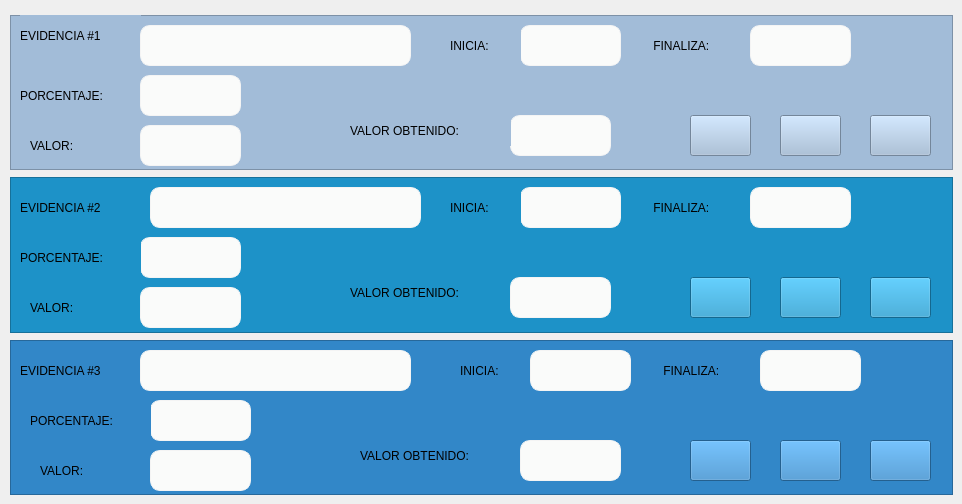
     <widget class="QWidget" name="tab_3">
      <attribute name="title">
       <string>TEMA 3</string>
      </attribute>
      <widget class="QFrame" name="frame_22">
       <property name="geometry">
        <rect>
         <x>10</x>
         <y>340</y>
         <width>943</width>
         <height>155</height>
        </rect>
       </property>
       <property name="styleSheet">
        <string notr="true">background-color: rgb(50, 135, 200);</string>
       </property>
       <property name="frameShape">
        <enum>QFrame::StyledPanel</enum>
       </property>
       <property name="frameShadow">
        <enum>QFrame::Raised</enum>
       </property>
       <widget class="QPushButton" name="pushButton_58">
        <property name="geometry">
         <rect>
          <x>680</x>
          <y>100</y>
          <width>61</width>
          <height>41</height>
         </rect>
        </property>
        <property name="text">
         <string/>
        </property>
        <property name="icon">
         <iconset>
          <normaloff>D:/Users/MAL19/Downloads/archivo.png</normaloff>D:/Users/MAL19/Downloads/archivo.png</iconset>
        </property>
        <property name="iconSize">
         <size>
          <width>35</width>
          <height>35</height>
         </size>
        </property>
       </widget>
       <widget class="QPushButton" name="pushButton_59">
        <property name="geometry">
         <rect>
          <x>860</x>
          <y>100</y>
          <width>61</width>
          <height>41</height>
         </rect>
        </property>
        <property name="text">
         <string/>
        </property>
        <property name="icon">
         <iconset>
          <normaloff>D:/Users/MAL19/Downloads/lista-de-verificacion.png</normaloff>D:/Users/MAL19/Downloads/lista-de-verificacion.png</iconset>
        </property>
        <property name="iconSize">
         <size>
          <width>35</width>
          <height>35</height>
         </size>
        </property>
       </widget>
       <widget class="QPushButton" name="pushButton_60">
        <property name="geometry">
         <rect>
          <x>770</x>
          <y>100</y>
          <width>61</width>
          <height>41</height>
         </rect>
        </property>
        <property name="text">
         <string/>
        </property>
        <property name="icon">
         <iconset>
          <normaloff>D:/Users/MAL19/Downloads/subir.png</normaloff>D:/Users/MAL19/Downloads/subir.png</iconset>
        </property>
        <property name="iconSize">
         <size>
          <width>35</width>
          <height>35</height>
         </size>
        </property>
       </widget>
       <widget class="QLabel" name="label_56">
        <property name="geometry">
         <rect>
          <x>10</x>
          <y>10</y>
          <width>121</width>
          <height>41</height>
         </rect>
        </property>
        <property name="styleSheet">
         <string notr="true">font: 75 10pt &quot;MS Shell Dlg 2&quot;;</string>
        </property>
        <property name="text">
         <string>EVIDENCIA #3</string>
        </property>
       </widget>
       <widget class="QLabel" name="label_57">
        <property name="geometry">
         <rect>
          <x>30</x>
          <y>110</y>
          <width>61</width>
          <height>41</height>
         </rect>
        </property>
        <property name="styleSheet">
         <string notr="true">font: 75 10pt &quot;MS Shell Dlg 2&quot;;</string>
        </property>
        <property name="text">
         <string>VALOR:</string>
        </property>
       </widget>
       <widget class="QLabel" name="label_58">
        <property name="geometry">
         <rect>
          <x>350</x>
          <y>100</y>
          <width>161</width>
          <height>31</height>
         </rect>
        </property>
        <property name="styleSheet">
         <string notr="true">font: 75 10pt &quot;MS Shell Dlg 2&quot;;</string>
        </property>
        <property name="text">
         <string>VALOR OBTENIDO:</string>
        </property>
       </widget>
       <widget class="QLineEdit" name="materia_56">
        <property name="geometry">
         <rect>
          <x>130</x>
          <y>10</y>
          <width>271</width>
          <height>41</height>
         </rect>
        </property>
        <property name="font">
         <font>
          <family>Segoe UI</family>
          <pointsize>12</pointsize>
         </font>
        </property>
        <property name="styleSheet">
         <string notr="true">QLineEdit{
background-color:#fafbfa;
border-radius:10px;
border:1px solid #f4f4f4;
text-aling:center;
}
</string>
        </property>
        <property name="readOnly">
         <bool>true</bool>
        </property>
       </widget>
       <widget class="QLineEdit" name="materia_57">
        <property name="geometry">
         <rect>
          <x>140</x>
          <y>60</y>
          <width>101</width>
          <height>41</height>
         </rect>
        </property>
        <property name="font">
         <font>
          <family>Segoe UI</family>
          <pointsize>12</pointsize>
         </font>
        </property>
        <property name="styleSheet">
         <string notr="true">QLineEdit{
background-color:#fafbfa;
border-radius:10px;
border:1px solid #f4f4f4;
text-aling:center;
}
</string>
        </property>
        <property name="readOnly">
         <bool>true</bool>
        </property>
       </widget>
       <widget class="QLabel" name="label_59">
        <property name="geometry">
         <rect>
          <x>450</x>
          <y>10</y>
          <width>71</width>
          <height>41</height>
         </rect>
        </property>
        <property name="styleSheet">
         <string notr="true">font: 75 10pt &quot;MS Shell Dlg 2&quot;;</string>
        </property>
        <property name="text">
         <string>INICIA:</string>
        </property>
       </widget>
       <widget class="QLabel" name="label_60">
        <property name="geometry">
         <rect>
          <x>650</x>
          <y>10</y>
          <width>91</width>
          <height>41</height>
         </rect>
        </property>
        <property name="styleSheet">
         <string notr="true">font: 75 10pt &quot;MS Shell Dlg 2&quot;;</string>
        </property>
        <property name="text">
         <string> FINALIZA:</string>
        </property>
       </widget>
       <widget class="QLineEdit" name="materia_58">
        <property name="geometry">
         <rect>
          <x>140</x>
          <y>110</y>
          <width>101</width>
          <height>41</height>
         </rect>
        </property>
        <property name="font">
         <font>
          <family>Segoe UI</family>
          <pointsize>12</pointsize>
         </font>
        </property>
        <property name="styleSheet">
         <string notr="true">QLineEdit{
background-color:#fafbfa;
border-radius:10px;
border:1px solid #f4f4f4;
text-aling:center;
}
</string>
        </property>
        <property name="text">
         <string/>
        </property>
        <property name="readOnly">
         <bool>true</bool>
        </property>
       </widget>
       <widget class="QLineEdit" name="materia_59">
        <property name="geometry">
         <rect>
          <x>510</x>
          <y>100</y>
          <width>101</width>
          <height>41</height>
         </rect>
        </property>
        <property name="font">
         <font>
          <family>Segoe UI</family>
          <pointsize>12</pointsize>
         </font>
        </property>
        <property name="styleSheet">
         <string notr="true">QLineEdit{
background-color:#fafbfa;
border-radius:10px;
border:1px solid #f4f4f4;
text-aling:center;
}
</string>
        </property>
        <property name="text">
         <string/>
        </property>
        <property name="readOnly">
         <bool>true</bool>
        </property>
       </widget>
       <widget class="QLineEdit" name="materia_60">
        <property name="geometry">
         <rect>
          <x>750</x>
          <y>10</y>
          <width>101</width>
          <height>41</height>
         </rect>
        </property>
        <property name="font">
         <font>
          <family>Segoe UI</family>
          <pointsize>12</pointsize>
         </font>
        </property>
        <property name="styleSheet">
         <string notr="true">QLineEdit{
background-color:#fafbfa;
border-radius:10px;
border:1px solid #f4f4f4;
text-aling:center;
}
</string>
        </property>
        <property name="text">
         <string/>
        </property>
        <property name="readOnly">
         <bool>true</bool>
        </property>
       </widget>
       <widget class="QLabel" name="label_61">
        <property name="geometry">
         <rect>
          <x>20</x>
          <y>60</y>
          <width>121</width>
          <height>41</height>
         </rect>
        </property>
        <property name="styleSheet">
         <string notr="true">font: 75 10pt &quot;MS Shell Dlg 2&quot;;</string>
        </property>
        <property name="text">
         <string>PORCENTAJE:</string>
        </property>
       </widget>
       <widget class="QLineEdit" name="materia_61">
        <property name="geometry">
         <rect>
          <x>520</x>
          <y>10</y>
          <width>101</width>
          <height>41</height>
         </rect>
        </property>
        <property name="font">
         <font>
          <family>Segoe UI</family>
          <pointsize>12</pointsize>
         </font>
        </property>
        <property name="styleSheet">
         <string notr="true">QLineEdit{
background-color:#fafbfa;
border-radius:10px;
border:1px solid #f4f4f4;
text-aling:center;
}
</string>
        </property>
        <property name="readOnly">
         <bool>true</bool>
        </property>
       </widget>
      </widget>
      <widget class="QFrame" name="frame_21">
       <property name="geometry">
        <rect>
         <x>10</x>
         <y>15</y>
         <width>943</width>
         <height>155</height>
        </rect>
       </property>
       <property name="styleSheet">
        <string notr="true">background-color: rgb(162, 188, 216);</string>
       </property>
       <property name="frameShape">
        <enum>QFrame::StyledPanel</enum>
       </property>
       <property name="frameShadow">
        <enum>QFrame::Raised</enum>
       </property>
       <widget class="QPushButton" name="pushButton_55">
        <property name="geometry">
         <rect>
          <x>680</x>
          <y>100</y>
          <width>61</width>
          <height>41</height>
         </rect>
        </property>
        <property name="text">
         <string/>
        </property>
        <property name="icon">
         <iconset>
          <normaloff>D:/Users/MAL19/Downloads/archivo.png</normaloff>D:/Users/MAL19/Downloads/archivo.png</iconset>
        </property>
        <property name="iconSize">
         <size>
          <width>35</width>
          <height>35</height>
         </size>
        </property>
       </widget>
       <widget class="QPushButton" name="pushButton_56">
        <property name="geometry">
         <rect>
          <x>860</x>
          <y>100</y>
          <width>61</width>
          <height>41</height>
         </rect>
        </property>
        <property name="text">
         <string/>
        </property>
        <property name="icon">
         <iconset>
          <normaloff>D:/Users/MAL19/Downloads/lista-de-verificacion.png</normaloff>D:/Users/MAL19/Downloads/lista-de-verificacion.png</iconset>
        </property>
        <property name="iconSize">
         <size>
          <width>35</width>
          <height>35</height>
         </size>
        </property>
       </widget>
       <widget class="QPushButton" name="pushButton_57">
        <property name="geometry">
         <rect>
          <x>770</x>
          <y>100</y>
          <width>61</width>
          <height>41</height>
         </rect>
        </property>
        <property name="text">
         <string/>
        </property>
        <property name="icon">
         <iconset>
          <normaloff>D:/Users/MAL19/Downloads/subir.png</normaloff>D:/Users/MAL19/Downloads/subir.png</iconset>
        </property>
        <property name="iconSize">
         <size>
          <width>35</width>
          <height>35</height>
         </size>
        </property>
       </widget>
       <widget class="QLabel" name="label_50">
        <property name="geometry">
         <rect>
          <x>10</x>
          <y>0</y>
          <width>121</width>
          <height>41</height>
         </rect>
        </property>
        <property name="styleSheet">
         <string notr="true">font: 75 10pt &quot;MS Shell Dlg 2&quot;;</string>
        </property>
        <property name="text">
         <string>EVIDENCIA #1</string>
        </property>
       </widget>
       <widget class="QLineEdit" name="materia_50">
        <property name="geometry">
         <rect>
          <x>130</x>
          <y>10</y>
          <width>271</width>
          <height>41</height>
         </rect>
        </property>
        <property name="font">
         <font>
          <family>Segoe UI</family>
          <pointsize>12</pointsize>
         </font>
        </property>
        <property name="styleSheet">
         <string notr="true">QLineEdit{
background-color:#fafbfa;
border-radius:10px;
border:1px solid #f4f4f4;
text-aling:center;
}
</string>
        </property>
        <property name="readOnly">
         <bool>true</bool>
        </property>
       </widget>
       <widget class="QLabel" name="label_51">
        <property name="geometry">
         <rect>
          <x>10</x>
          <y>60</y>
          <width>121</width>
          <height>41</height>
         </rect>
        </property>
        <property name="styleSheet">
         <string notr="true">font: 75 10pt &quot;MS Shell Dlg 2&quot;;</string>
        </property>
        <property name="text">
         <string>PORCENTAJE:</string>
        </property>
       </widget>
       <widget class="QLineEdit" name="materia_51">
        <property name="geometry">
         <rect>
          <x>130</x>
          <y>60</y>
          <width>101</width>
          <height>41</height>
         </rect>
        </property>
        <property name="font">
         <font>
          <family>Segoe UI</family>
          <pointsize>12</pointsize>
         </font>
        </property>
        <property name="styleSheet">
         <string notr="true">QLineEdit{
background-color:#fafbfa;
border-radius:10px;
border:1px solid #f4f4f4;
text-aling:center;
}
</string>
        </property>
        <property name="readOnly">
         <bool>true</bool>
        </property>
       </widget>
       <widget class="QLineEdit" name="materia_52">
        <property name="geometry">
         <rect>
          <x>510</x>
          <y>10</y>
          <width>101</width>
          <height>41</height>
         </rect>
        </property>
        <property name="font">
         <font>
          <family>Segoe UI</family>
          <pointsize>12</pointsize>
         </font>
        </property>
        <property name="styleSheet">
         <string notr="true">QLineEdit{
background-color:#fafbfa;
border-radius:10px;
border:1px solid #f4f4f4;
text-aling:center;
}
</string>
        </property>
        <property name="readOnly">
         <bool>true</bool>
        </property>
       </widget>
       <widget class="QLabel" name="label_52">
        <property name="geometry">
         <rect>
          <x>440</x>
          <y>10</y>
          <width>71</width>
          <height>41</height>
         </rect>
        </property>
        <property name="styleSheet">
         <string notr="true">font: 75 10pt &quot;MS Shell Dlg 2&quot;;</string>
        </property>
        <property name="text">
         <string>INICIA:</string>
        </property>
       </widget>
       <widget class="QLineEdit" name="materia_53">
        <property name="geometry">
         <rect>
          <x>740</x>
          <y>10</y>
          <width>101</width>
          <height>41</height>
         </rect>
        </property>
        <property name="font">
         <font>
          <family>Segoe UI</family>
          <pointsize>12</pointsize>
         </font>
        </property>
        <property name="styleSheet">
         <string notr="true">QLineEdit{
background-color:#fafbfa;
border-radius:10px;
border:1px solid #f4f4f4;
text-aling:center;
}
</string>
        </property>
        <property name="text">
         <string/>
        </property>
        <property name="readOnly">
         <bool>true</bool>
        </property>
       </widget>
       <widget class="QLabel" name="label_53">
        <property name="geometry">
         <rect>
          <x>640</x>
          <y>10</y>
          <width>91</width>
          <height>41</height>
         </rect>
        </property>
        <property name="styleSheet">
         <string notr="true">font: 75 10pt &quot;MS Shell Dlg 2&quot;;</string>
        </property>
        <property name="text">
         <string> FINALIZA:</string>
        </property>
       </widget>
       <widget class="QLineEdit" name="materia_54">
        <property name="geometry">
         <rect>
          <x>130</x>
          <y>110</y>
          <width>101</width>
          <height>41</height>
         </rect>
        </property>
        <property name="font">
         <font>
          <family>Segoe UI</family>
          <pointsize>12</pointsize>
         </font>
        </property>
        <property name="styleSheet">
         <string notr="true">QLineEdit{
background-color:#fafbfa;
border-radius:10px;
border:1px solid #f4f4f4;
text-aling:center;
}
</string>
        </property>
        <property name="text">
         <string/>
        </property>
        <property name="readOnly">
         <bool>true</bool>
        </property>
       </widget>
       <widget class="QLabel" name="label_54">
        <property name="geometry">
         <rect>
          <x>20</x>
          <y>110</y>
          <width>61</width>
          <height>41</height>
         </rect>
        </property>
        <property name="styleSheet">
         <string notr="true">font: 75 10pt &quot;MS Shell Dlg 2&quot;;</string>
        </property>
        <property name="text">
         <string>VALOR:</string>
        </property>
       </widget>
       <widget class="QLineEdit" name="materia_55">
        <property name="geometry">
         <rect>
          <x>500</x>
          <y>100</y>
          <width>101</width>
          <height>41</height>
         </rect>
        </property>
        <property name="font">
         <font>
          <family>Segoe UI</family>
          <pointsize>12</pointsize>
         </font>
        </property>
        <property name="styleSheet">
         <string notr="true">QLineEdit{
background-color:#fafbfa;
border-radius:10px;
border:1px solid #f4f4f4;
text-aling:center;
}
</string>
        </property>
        <property name="text">
         <string/>
        </property>
        <property name="readOnly">
         <bool>true</bool>
        </property>
       </widget>
       <widget class="QLabel" name="label_55">
        <property name="geometry">
         <rect>
          <x>340</x>
          <y>100</y>
          <width>161</width>
          <height>31</height>
         </rect>
        </property>
        <property name="styleSheet">
         <string notr="true">font: 75 10pt &quot;MS Shell Dlg 2&quot;;</string>
        </property>
        <property name="text">
         <string>VALOR OBTENIDO:</string>
        </property>
       </widget>
      </widget>
      <widget class="QFrame" name="frame_20">
       <property name="geometry">
        <rect>
         <x>10</x>
         <y>177</y>
         <width>943</width>
         <height>156</height>
        </rect>
       </property>
       <property name="styleSheet">
        <string notr="true">
background-color: rgb(29, 146, 200);</string>
       </property>
       <property name="frameShape">
        <enum>QFrame::StyledPanel</enum>
       </property>
       <property name="frameShadow">
        <enum>QFrame::Raised</enum>
       </property>
       <widget class="QPushButton" name="pushButton_52">
        <property name="geometry">
         <rect>
          <x>680</x>
          <y>100</y>
          <width>61</width>
          <height>41</height>
         </rect>
        </property>
        <property name="text">
         <string/>
        </property>
        <property name="icon">
         <iconset>
          <normaloff>D:/Users/MAL19/Downloads/archivo.png</normaloff>D:/Users/MAL19/Downloads/archivo.png</iconset>
        </property>
        <property name="iconSize">
         <size>
          <width>35</width>
          <height>35</height>
         </size>
        </property>
       </widget>
       <widget class="QPushButton" name="pushButton_53">
        <property name="geometry">
         <rect>
          <x>860</x>
          <y>100</y>
          <width>61</width>
          <height>41</height>
         </rect>
        </property>
        <property name="text">
         <string/>
        </property>
        <property name="icon">
         <iconset>
          <normaloff>D:/Users/MAL19/Downloads/lista-de-verificacion.png</normaloff>D:/Users/MAL19/Downloads/lista-de-verificacion.png</iconset>
        </property>
        <property name="iconSize">
         <size>
          <width>35</width>
          <height>35</height>
         </size>
        </property>
       </widget>
       <widget class="QPushButton" name="pushButton_54">
        <property name="geometry">
         <rect>
          <x>770</x>
          <y>100</y>
          <width>61</width>
          <height>41</height>
         </rect>
        </property>
        <property name="text">
         <string/>
        </property>
        <property name="icon">
         <iconset>
          <normaloff>D:/Users/MAL19/Downloads/subir.png</normaloff>D:/Users/MAL19/Downloads/subir.png</iconset>
        </property>
        <property name="iconSize">
         <size>
          <width>35</width>
          <height>35</height>
         </size>
        </property>
       </widget>
       <widget class="QLabel" name="label_44">
        <property name="geometry">
         <rect>
          <x>10</x>
          <y>10</y>
          <width>121</width>
          <height>41</height>
         </rect>
        </property>
        <property name="styleSheet">
         <string notr="true">font: 75 10pt &quot;MS Shell Dlg 2&quot;;</string>
        </property>
        <property name="text">
         <string>EVIDENCIA #2</string>
        </property>
       </widget>
       <widget class="QLineEdit" name="materia_44">
        <property name="geometry">
         <rect>
          <x>140</x>
          <y>10</y>
          <width>271</width>
          <height>41</height>
         </rect>
        </property>
        <property name="font">
         <font>
          <family>Segoe UI</family>
          <pointsize>12</pointsize>
         </font>
        </property>
        <property name="styleSheet">
         <string notr="true">QLineEdit{
background-color:#fafbfa;
border-radius:10px;
border:1px solid #f4f4f4;
text-aling:center;
}
</string>
        </property>
        <property name="readOnly">
         <bool>true</bool>
        </property>
       </widget>
       <widget class="QLineEdit" name="materia_45">
        <property name="geometry">
         <rect>
          <x>510</x>
          <y>10</y>
          <width>101</width>
          <height>41</height>
         </rect>
        </property>
        <property name="font">
         <font>
          <family>Segoe UI</family>
          <pointsize>12</pointsize>
         </font>
        </property>
        <property name="styleSheet">
         <string notr="true">QLineEdit{
background-color:#fafbfa;
border-radius:10px;
border:1px solid #f4f4f4;
text-aling:center;
}
</string>
        </property>
        <property name="readOnly">
         <bool>true</bool>
        </property>
       </widget>
       <widget class="QLabel" name="label_45">
        <property name="geometry">
         <rect>
          <x>440</x>
          <y>10</y>
          <width>71</width>
          <height>41</height>
         </rect>
        </property>
        <property name="styleSheet">
         <string notr="true">font: 75 10pt &quot;MS Shell Dlg 2&quot;;</string>
        </property>
        <property name="text">
         <string>INICIA:</string>
        </property>
       </widget>
       <widget class="QLineEdit" name="materia_46">
        <property name="geometry">
         <rect>
          <x>130</x>
          <y>60</y>
          <width>101</width>
          <height>41</height>
         </rect>
        </property>
        <property name="font">
         <font>
          <family>Segoe UI</family>
          <pointsize>12</pointsize>
         </font>
        </property>
        <property name="styleSheet">
         <string notr="true">QLineEdit{
background-color:#fafbfa;
border-radius:10px;
border:1px solid #f4f4f4;
text-aling:center;
}
</string>
        </property>
        <property name="readOnly">
         <bool>true</bool>
        </property>
       </widget>
       <widget class="QLineEdit" name="materia_47">
        <property name="geometry">
         <rect>
          <x>740</x>
          <y>10</y>
          <width>101</width>
          <height>41</height>
         </rect>
        </property>
        <property name="font">
         <font>
          <family>Segoe UI</family>
          <pointsize>12</pointsize>
         </font>
        </property>
        <property name="styleSheet">
         <string notr="true">QLineEdit{
background-color:#fafbfa;
border-radius:10px;
border:1px solid #f4f4f4;
text-aling:center;
}
</string>
        </property>
        <property name="text">
         <string/>
        </property>
        <property name="readOnly">
         <bool>true</bool>
        </property>
       </widget>
       <widget class="QLabel" name="label_46">
        <property name="geometry">
         <rect>
          <x>20</x>
          <y>110</y>
          <width>61</width>
          <height>41</height>
         </rect>
        </property>
        <property name="styleSheet">
         <string notr="true">font: 75 10pt &quot;MS Shell Dlg 2&quot;;</string>
        </property>
        <property name="text">
         <string>VALOR:</string>
        </property>
       </widget>
       <widget class="QLabel" name="label_47">
        <property name="geometry">
         <rect>
          <x>10</x>
          <y>60</y>
          <width>121</width>
          <height>41</height>
         </rect>
        </property>
        <property name="styleSheet">
         <string notr="true">font: 75 10pt &quot;MS Shell Dlg 2&quot;;</string>
        </property>
        <property name="text">
         <string>PORCENTAJE:</string>
        </property>
       </widget>
       <widget class="QLabel" name="label_48">
        <property name="geometry">
         <rect>
          <x>340</x>
          <y>100</y>
          <width>161</width>
          <height>31</height>
         </rect>
        </property>
        <property name="styleSheet">
         <string notr="true">font: 75 10pt &quot;MS Shell Dlg 2&quot;;</string>
        </property>
        <property name="text">
         <string>VALOR OBTENIDO:</string>
        </property>
       </widget>
       <widget class="QLineEdit" name="materia_48">
        <property name="geometry">
         <rect>
          <x>130</x>
          <y>110</y>
          <width>101</width>
          <height>41</height>
         </rect>
        </property>
        <property name="font">
         <font>
          <family>Segoe UI</family>
          <pointsize>12</pointsize>
         </font>
        </property>
        <property name="styleSheet">
         <string notr="true">QLineEdit{
background-color:#fafbfa;
border-radius:10px;
border:1px solid #f4f4f4;
text-aling:center;
}
</string>
        </property>
        <property name="text">
         <string/>
        </property>
        <property name="readOnly">
         <bool>true</bool>
        </property>
       </widget>
       <widget class="QLineEdit" name="materia_49">
        <property name="geometry">
         <rect>
          <x>500</x>
          <y>100</y>
          <width>101</width>
          <height>41</height>
         </rect>
        </property>
        <property name="font">
         <font>
          <family>Segoe UI</family>
          <pointsize>12</pointsize>
         </font>
        </property>
        <property name="styleSheet">
         <string notr="true">QLineEdit{
background-color:#fafbfa;
border-radius:10px;
border:1px solid #f4f4f4;
text-aling:center;
}
</string>
        </property>
        <property name="text">
         <string/>
        </property>
        <property name="readOnly">
         <bool>true</bool>
        </property>
       </widget>
       <widget class="QLabel" name="label_49">
        <property name="geometry">
         <rect>
          <x>640</x>
          <y>10</y>
          <width>91</width>
          <height>41</height>
         </rect>
        </property>
        <property name="styleSheet">
         <string notr="true">font: 75 10pt &quot;MS Shell Dlg 2&quot;;</string>
        </property>
        <property name="text">
         <string> FINALIZA:</string>
        </property>
       </widget>
      </widget>
     </widget>
